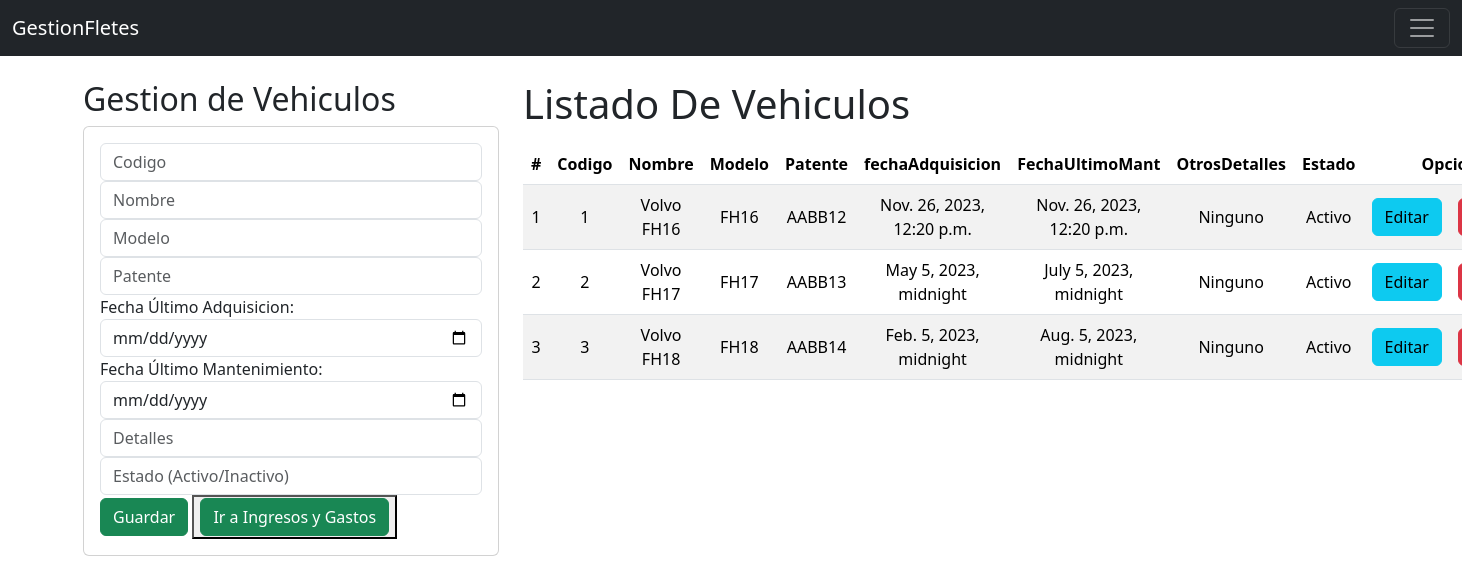
The app's page /Vehiculos/homeVehiculos/ with its own data.
### CrudFletes/models.py (models this page shows, shortened)
class Vehiculos(models.Model):
    codigo = models.CharField(primary_key=True, max_length=6)
    nombre = models.CharField(max_length=30)
    modelo = models.CharField(max_length=30)
    patente= models.CharField(max_length=7)
    fechaAdquisicion = models.DateTimeField()
    fechaUltimoMant = models.DateTimeField()
    otrosDetalles = models.CharField(max_length=100)
    estado = models.CharField(max_length=20)

### CrudFletes/views.py (the view)
# urls.py: path('homeVehiculos/', views.home, name="homeVehiculos"),
def home(request):
    vehiculosListados = Vehiculos.objects.all()
    return render(request,"GestionFletes.html", { "vehiculos": vehiculosListados})

### CrudFletes/templates/GestionFletes.html (shortened to what this page needs)
{% extends "Base.html" %}
{% block body %}
<div class="row">
    <div class=" col-sm-12 col-md-6 col-lg-4 col-xl-4">
        <h2>Gestion de Vehiculos</h2>
        <div class="card">
            <div class="card-body">
                <form action="/registarVehiculo/" method="POST">{% csrf_token %}
                    <div class="form-group">
                        <input type="text" id="txtCodigo" name="txtCodigo" class="form-control" placeholder="Codigo" minlength="1"
                        maxlength="7" required>
                    </div>
                    <div class="form-group">
                        <input type="text" id="txtNombre" name="txtNombre" class="form-control" placeholder="Nombre"
                        maxlength="50" required>
                    </div>
                    <div class="form-group">
                        <input type="text" id="txtModelo" name="txtModelo" class="form-control" placeholder="Modelo"
                        maxlength="50" required>
                    </div>
                    <div class="form-group">
                        <input type="text" id="numPatente" name="numPatente" class="form-control"  minlength="6" placeholder="Patente"
                        maxlength="6" required>
                    </div>
                    <div class="form-group">
                        <label for="txtFechaUltimoMant">Fecha Último Adquisicion:</label>
                        <input type="date" id="txtfechaAdquisicion" name="txtfechaAdquisicion" class="form-control"
                        maxlength="60" required>
                    </div>
                    <div class="form-group">
                        <label for="txtFechaUltimoMant">Fecha Último Mantenimiento:</label>
                        <input type="date" id="txtFechaUltimoMant" name="txtFechaUltimoMant" class="form-control"
                        maxlength="60" required>
                    </div>
                    <div class="form-group">
                        <input type="text" id="txtOtrosDetalles" name="txtOtrosDetalles" class="form-control" placeholder="Detalles"
                        maxlength="60" required>
                    </div>
                    <div class="form-group">
                        <input type="text" id="txtEstado" name="txtEstado" class="form-control" placeholder="Estado (Activo/Inactivo)"
                        maxlength="60" required>
                    </div>
                    <div class="form-group">
                        <button type="submit" class="btn btn-success text-white">Guardar</button>
                        <button><a href="https://sebastiaaann.github.io/Ingresos-y-gastos/" class="btn btn-success text-white">Ir a Ingresos y Gastos</a></button>
                    </div>
                </form>
            </div>
        </div>
    </div>
    <div class=" col-sm-12 col-md-6 col-lg-8 col-xl-8">
        <h1>Listado De Vehiculos</h1>
        <div class="table responsive py-2">
            <table class="table table-striped">
                <thead>
                    <tr>
                        <th>#</th>
                        <th>Codigo</th>
                        <th>Nombre</th>
                        <th>Modelo</th>
                        <th>Patente</th>
                        <th>fechaAdquisicion</th>
                        <th>FechaUltimoMant</th>
                        <th>OtrosDetalles</th>
                        <th>Estado</th>
                        <th colspan="2">Opciones</th>
                    </tr>
                </thead>
                <tbody>
                    {% for v in vehiculos %}
                    <tr>
                        <td>{{forloop.counter}}</td>
                        <td>{{v.codigo}}</td>
                        <td>{{v.nombre}}</td>
                        <td>{{v.modelo}}</td>
                        <td>{{v.patente}}</td>
                        <td>{{v.fechaAdquisicion}}</td>
                        <td>{{v.fechaUltimoMant}}</td>
                        <td>{{v.otrosDetalles}}</td>
                        <td>{{v.estado}}</td>
                        <td><a href="edicionVehiculo/{{v.codigo}}" class="btn btn-info">Editar</a></td>
                        <td><a href="delVehiculo/{{v.codigo}}" class="btn btn-danger btnEliminacion">Eliminar</a></td>
                    </tr>
                    {% endfor %}
                </tbody>
            </table>
        </div>
    </div>
</div>
{% endblock %}

### Home/static/css/gestionFletes.css (style rules this page uses)
th, td { text-align: center; vertical-align: middle; }

### records on screen
Vehiculos: codigo "1", nombre "Volvo FH16", modelo "FH16", patente "AABB12", fechaAdquisicion "Nov. 26, 2023, 12:20 p.m.", fechaUltimoMant "Nov. 26, 2023, 12:20 p.m.", otrosDetalles "Ninguno", estado "Activo"
Vehiculos: codigo "2", nombre "Volvo FH17", modelo "FH17", patente "AABB13", fechaAdquisicion "May 5, 2023, midnight", fechaUltimoMant "July 5, 2023, midnight", otrosDetalles "Ninguno", estado "Activo"
Vehiculos: codigo "3", nombre "Volvo FH18", modelo "FH18", patente "AABB14", fechaAdquisicion "Feb. 5, 2023, midnight", fechaUltimoMant "Aug. 5, 2023, midnight", otrosDetalles "Ninguno", estado "Activo"
